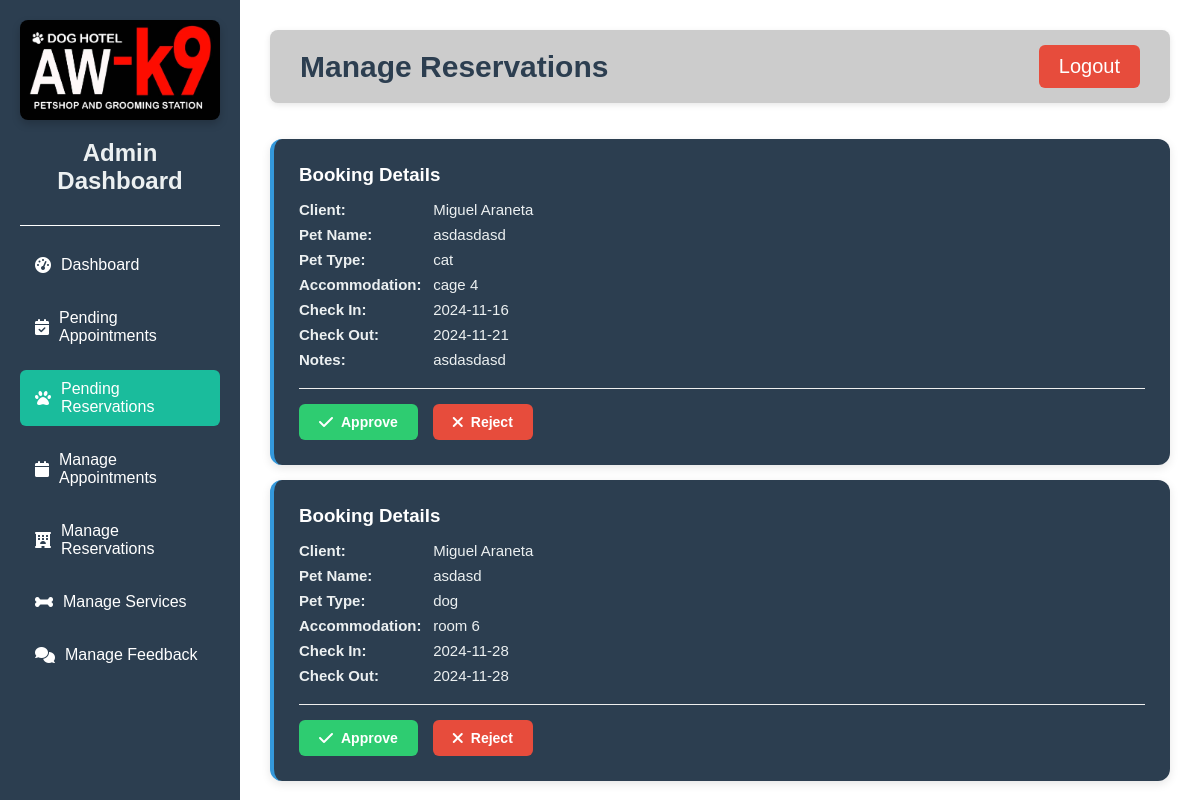
Screenshot of /admin_bookings.php (signed in) with the database file from the repository.
### tables this page shows
CREATE TABLE `pet_boarding` (
  `id` int(11) NOT NULL,
  `user_id` int(11) NOT NULL,
  `pet_name` varchar(100) NOT NULL,
  `pet_type` enum('dog','cat') NOT NULL,
  `accommodation_id` int(11) NOT NULL,
  `check_in` date NOT NULL,
  `check_out` date NOT NULL,
  `status` enum('pending','approved','rejected') NOT NULL DEFAULT 'pending',
  `created_at` timestamp NOT NULL DEFAULT current_timestamp(),
  `notes` text DEFAULT NULL,
  `rejection_reason` text DEFAULT NULL
);

CREATE TABLE `users` (
  `id` int(11) NOT NULL,
  `name` varchar(100) NOT NULL,
  `email` varchar(100) NOT NULL,
  `password` varchar(255) NOT NULL,
  `role` enum('user','admin') DEFAULT 'user',
  `created_at` timestamp NOT NULL DEFAULT current_timestamp()
);

CREATE TABLE `accommodations` (
  `id` int(11) NOT NULL,
  `type` enum('cage','room') NOT NULL,
  `number` int(11) NOT NULL,
  `is_available` tinyint(1) DEFAULT 1
);

### admin_bookings.php (the view, shortened to what this page needs)
<?php
require_once 'db.php';
$stmt = $pdo->query("
    SELECT pb.id, pb.pet_name, pb.pet_type, pb.notes,
           DATE(pb.check_in) as check_in,
           DATE(pb.check_out) as check_out,
           a.type, a.number, u.name as client_name
    FROM pet_boarding pb
    JOIN accommodations a ON pb.accommodation_id = a.id
    JOIN users u ON pb.user_id = u.id
    WHERE pb.status = 'pending'
    ORDER BY pb.check_in
");
$bookings = $stmt->fetchAll();
?>
<!DOCTYPE html>
<html lang="en">
<head>
    <link rel="stylesheet" href="https://cdnjs.cloudflare.com/ajax/libs/font-awesome/6.0.0/css/all.min.css">
</head>
<body>
    <div class="sidebar">
        <div class="logo">
            <a href="admin_dashboard.php">
                <img src="aw-k9.png" alt="aw-k9 logo">
            </a>
        </div>
        <h2>Admin Dashboard</h2>
        <hr>
        <ul>
            <li><a href="admin_dashboard.php"><i class="fas fa-tachometer-alt"></i> Dashboard</a></li>
            <li><a href="admin_appointments.php"><i class="fas fa-calendar-check"></i> Pending Appointments</a></li>
            <li><a href="admin_bookings.php" class="active"><i class="fas fa-paw"></i> Pending Reservations</a></li>
            <li><a href="admin_manage_appointments.php"><i class="fas fa-calendar"></i> Manage Appointments</a></li>
            <li><a href="admin_manage_reservations.php"><i class="fas fa-hotel"></i> Manage Reservations</a></li>
            <li><a href="admin_services.php"><i class="fas fa-bone"></i> Manage Services</a></li>
            <li><a href="admin_feedback.php"><i class="fas fa-comments"></i> Manage Feedback</a></li>
        </ul>
    </div>
    <div class="main-content">
        <div class="top-bar">
            <h1>Manage Reservations</h1>
            <a href="logout.php" class="btn-logout">Logout</a>
        </div>
        <hr>
        <?php foreach ($bookings as $booking): ?>
            <div class="appointment-card">
                <div class="appointment-info">
                    <h3 style="color: #2c3e50; margin-bottom: 15px;">Booking Details</h3>
                    <p><span class="info-label">Client:</span> <?= htmlspecialchars($booking['client_name']) ?></p>
                    <p><span class="info-label">Pet Name:</span> <?= htmlspecialchars($booking['pet_name']) ?></p>
                    <p><span class="info-label">Pet Type:</span> <?= htmlspecialchars($booking['pet_type']) ?></p>
                    <p><span class="info-label">Accommodation:</span> <?= htmlspecialchars($booking['type']) ?> <?= htmlspecialchars($booking['number']) ?></p>
                    <p><span class="info-label">Check In:</span> <?= htmlspecialchars($booking['check_in']) ?></p>
                    <p><span class="info-label">Check Out:</span> <?= htmlspecialchars($booking['check_out']) ?></p>
                    <?php if (!empty($booking['notes'])): ?>
                        <p><span class="info-label">Notes:</span> <?= htmlspecialchars($booking['notes']) ?></p>
                    <?php endif; ?>
                </div>
                <div class="button-group">
                    <form method="POST" style="display:inline;" onsubmit="return confirmAction('approved', '<?= htmlspecialchars($booking['pet_name']) ?>')">
                        <button type="submit" name="action" value="approved" class="btn approve-btn">
                            <i class="fas fa-check icon"></i> Approve
                        </button>
                    </form>
                    <button onclick="return showRejectionModal(<?= $booking['id'] ?>)" class="btn reject-btn">
                        <i class="fas fa-times icon"></i> Reject
                    </button>
                </div>
            </div>
        <?php endforeach; ?>
    </div>
</body>
</html>

### admin_bookings.php (style rules this page uses)
* { margin: 0; padding: 0; box-sizing: border-box; font-family: 'Helvetica', Arial, sans-serif; }
body { display: flex; height: 100vh; background-color: #f5f7fa; }
.sidebar { width: 240px; background-color: #2c3e50; color: #fff; padding: 20px; position: fixed; height: 100%; top: 0; left: 0; display: flex; flex-direction: column; }
.sidebar .logo { text-align: center; margin-bottom: 10px; }
.sidebar .logo img { width: 200px; margin-bottom: 5px; border-radius: 8px; box-shadow: 0 4px 8px rgba(0, 0, 0, 0.2); }
.sidebar h2 { color: #ecf0f1; margin-bottom: 20px; text-align: center; }
hr { border: 0; height: 1px; background: #fff; margin: 10px 0; }
.sidebar ul { list-style: none; padding-top: 10px; flex-grow: 1; }
.sidebar ul li { margin-bottom: 15px; }
.sidebar ul li a { color: #fff; text-decoration: none; padding: 10px 15px; display: flex; align-items: center; gap: 10px; border-radius: 6px; transition: background-color 0.3s ease-in-out; }
.sidebar ul li a.active { background-color: #1abc9c; }
.main-content { margin-left: 240px; padding: 30px; width: calc(100% - 240px); background-color: #fff; overflow-y: auto; }
.appointment-card { background: #2c3e50; padding: 25px; margin: 15px 0; border-radius: 12px; box-shadow: 0 3px 10px rgba(0,0,0,0.1); transition: transform 0.2s ease; border-left: 4px solid #3498db; color: white; }
.appointment-info { margin-bottom: 20px; }
.appointment-info p { margin: 8px 0; color: #ecf0f1; font-size: 15px; }
.info-label { font-weight: bold; color: #ecf0f1; margin-right: 10px; width: 120px; display: inline-block; }
.button-group { display: flex; gap: 15px; margin-top: 20px; padding-top: 15px; border-top: 1px solid #eee; }
.btn { padding: 10px 20px; border-radius: 6px; font-weight: 600; border: none; cursor: pointer; display: flex; align-items: center; gap: 8px; transition: all 0.2s ease; font-size: 14px; }
.approve-btn { background-color: #2ecc71; color: white; }
.reject-btn { background-color: #e74c3c; color: white; }
.icon { font-size: 16px; }
.appointment-card h3 { color: #ffffff !important; margin-bottom: 15px; }
.top-bar { display: flex; justify-content: space-between; align-items: center; background-color: #cccccc; padding: 15px 30px; border-radius: 8px; margin-bottom: 20px; box-shadow: 0 2px 6px rgba(0, 0, 0, 0.1); }
.top-bar h1 { font-size: 30px; font-weight: 600; color: #2c3e50; }
.btn-logout { background-color: #e74c3c; padding: 10px 20px; color: #fff; border: none; border-radius: 6px; text-decoration: none; font-size: 20px; transition: background-color 0.3s ease-in-out; margin-left: 15px; }

### rows the page displays
pet_boarding: user.name "Miguel Araneta", pet_name "asdasdasd", pet_type "cat", accommodation.type "cage", accommodation.number "4", check_in "2024-11-16", check_out "2024-11-21", notes "asdasdasd"
pet_boarding: user.name "Miguel Araneta", pet_name "asdasd", pet_type "dog", accommodation.type "room", accommodation.number "6", check_in "2024-11-28", check_out "2024-11-28"
